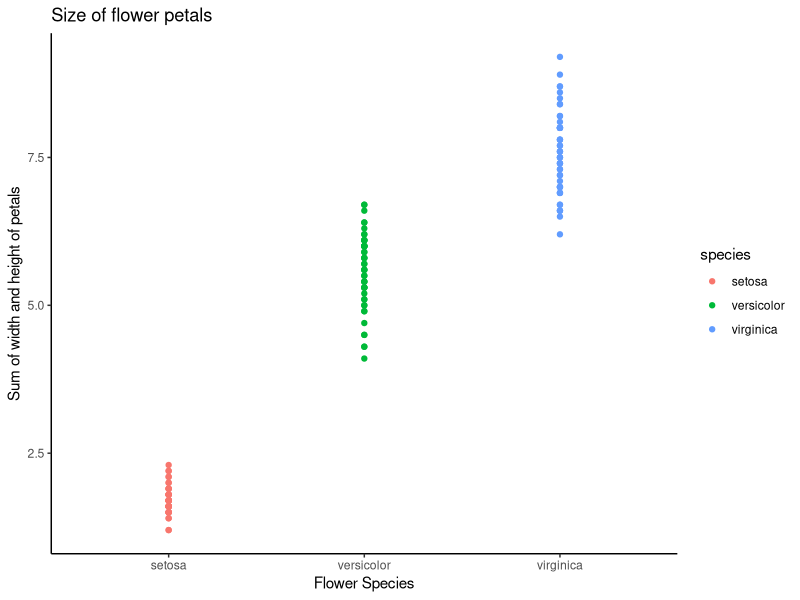
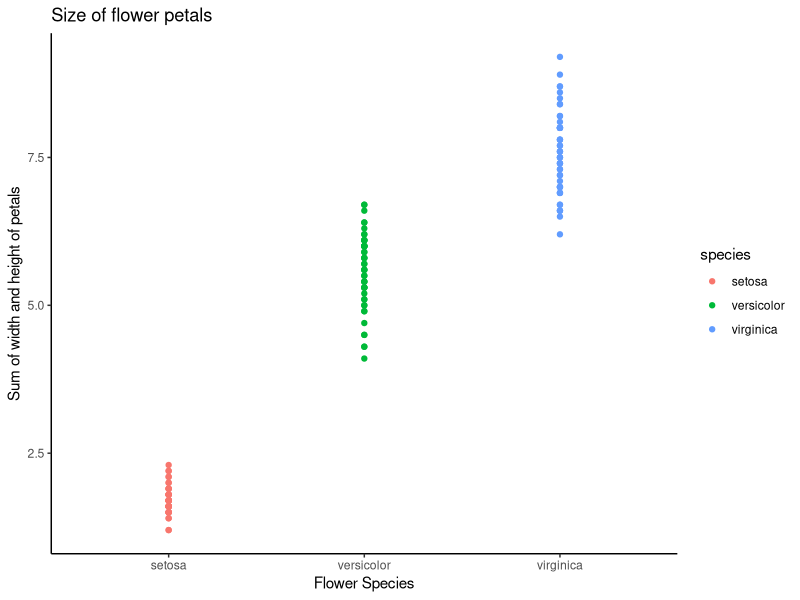

R code for these plots, in order:
## ---- chunk 1
library(tidyverse)
## ---- chunk 2
# Load the iris data set
data(iris) 

# Explore the iris dataset
head(iris) # Display first lines of iris
summary(iris) # Summarise iris
str(iris) # Display structure
## ---- chunk 3

iris_dataset <- as_tibble(iris) %>% 
  # Change names of variables to lowercase and with underscore
  select(
    species = Species, 
    petal_width = Petal.Width, 
    petal_length = Petal.Length
    ) %>%
  mutate(petal_tot = petal_length + petal_width) %>% # calculate width + height of petals
  arrange(desc(petal_tot)) # arrange by height + width in descending order

# Display the 10 flowers with the largest petal size
head(iris_dataset, 10)
## ---- chunk 4
# Create ggplot
ggplot(iris_dataset) +
  geom_point(aes(x = species, y = petal_tot, col = species)) +
  theme_classic() +
  labs(
    title = "Size of flower petals", 
    y = "Sum of width and height of petals",
    x = "Flower Species")

# Save plot
ggsave("assignment_1_monday260420/plots/petal_size.png")
